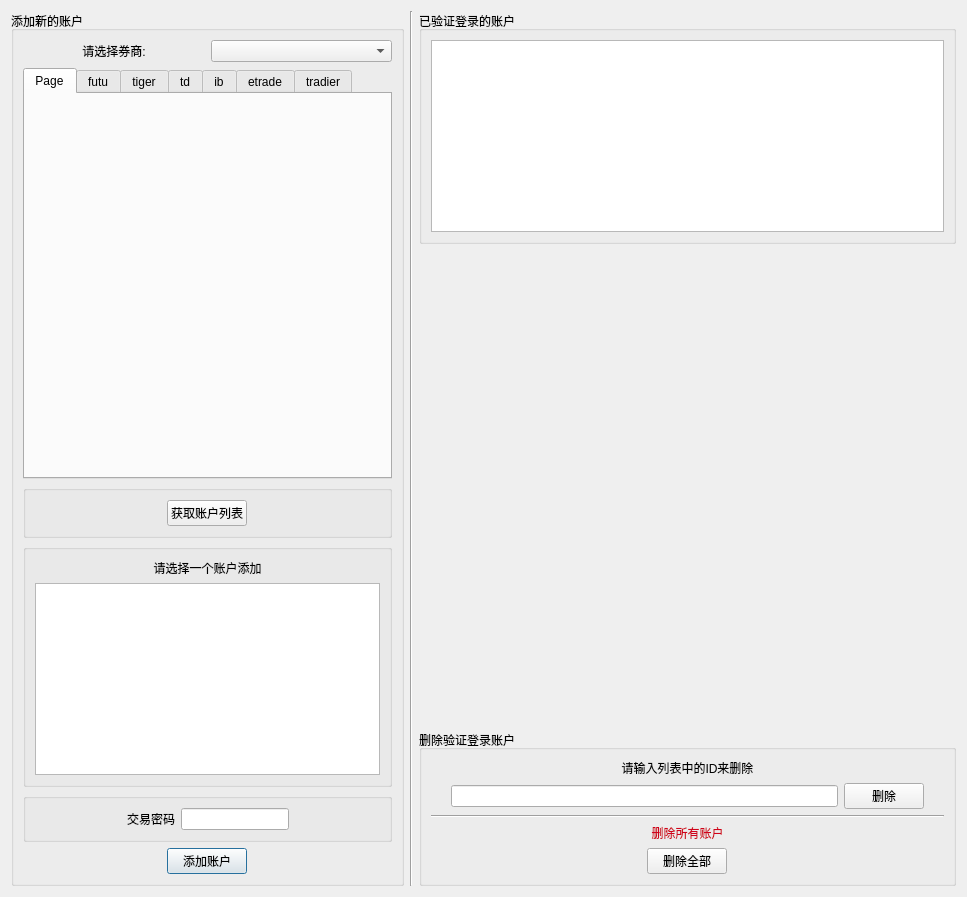
<?xml version="1.0" encoding="UTF-8"?>
<ui version="4.0">
 <class>Form</class>
 <widget class="QWidget" name="Form">
  <property name="geometry">
   <rect>
    <x>0</x>
    <y>0</y>
    <width>967</width>
    <height>897</height>
   </rect>
  </property>
  <property name="windowTitle">
   <string>Broker Accounts</string>
  </property>
  <layout class="QHBoxLayout" name="horizontalLayout_20">
   <item>
    <layout class="QHBoxLayout" name="horizontalLayout_19">
     <item>
      <widget class="QGroupBox" name="groupBox_add">
       <property name="sizePolicy">
        <sizepolicy hsizetype="Fixed" vsizetype="Preferred">
         <horstretch>0</horstretch>
         <verstretch>0</verstretch>
        </sizepolicy>
       </property>
       <property name="title">
        <string>添加新的账户</string>
       </property>
       <layout class="QHBoxLayout" name="horizontalLayout_7">
        <item>
         <layout class="QVBoxLayout" name="verticalLayout_7">
          <item>
           <layout class="QHBoxLayout" name="horizontalLayout_6">
            <item>
             <layout class="QVBoxLayout" name="verticalLayout_5">
              <item>
               <layout class="QHBoxLayout" name="horizontalLayout_4">
                <item>
                 <widget class="QLabel" name="label">
                  <property name="text">
                   <string>&lt;html&gt;&lt;head/&gt;&lt;body&gt;&lt;p align=&quot;center&quot;&gt;请选择券商:&lt;/p&gt;&lt;/body&gt;&lt;/html&gt;</string>
                  </property>
                 </widget>
                </item>
                <item>
                 <widget class="QComboBox" name="broker_comboBox">
                  <property name="sizePolicy">
                   <sizepolicy hsizetype="Preferred" vsizetype="Fixed">
                    <horstretch>0</horstretch>
                    <verstretch>0</verstretch>
                   </sizepolicy>
                  </property>
                  <property name="layoutDirection">
                   <enum>Qt::LeftToRight</enum>
                  </property>
                  <item>
                   <property name="text">
                    <string/>
                   </property>
                  </item>
                  <item>
                   <property name="text">
                    <string>FUTUBULL 富途牛牛</string>
                   </property>
                  </item>
                  <item>
                   <property name="text">
                    <string>FUTU MOOMOO</string>
                   </property>
                  </item>
                  <item>
                   <property name="text">
                    <string>TIGER 老虎证券</string>
                   </property>
                  </item>
                  <item>
                   <property name="text">
                    <string>TD Ameritrade</string>
                   </property>
                  </item>
                  <item>
                   <property name="text">
                    <string>Interactive Brokers</string>
                   </property>
                  </item>
                  <item>
                   <property name="text">
                    <string>E*Trade</string>
                   </property>
                  </item>
                  <item>
                   <property name="text">
                    <string>Tradier</string>
                   </property>
                  </item>
                  <item>
                   <property name="text">
                    <string>BLACKBULL Trade</string>
                   </property>
                  </item>
                 </widget>
                </item>
               </layout>
              </item>
              <item>
               <widget class="QTabWidget" name="tabWidget">
                <property name="sizePolicy">
                 <sizepolicy hsizetype="Fixed" vsizetype="Expanding">
                  <horstretch>0</horstretch>
                  <verstretch>0</verstretch>
                 </sizepolicy>
                </property>
                <property name="currentIndex">
                 <number>0</number>
                </property>
                <widget class="QWidget" name="tab_5">
                 <attribute name="title">
                  <string>Page</string>
                 </attribute>
                </widget>
                <widget class="QWidget" name="tab">
                 <attribute name="title">
                  <string>futu</string>
                 </attribute>
                 <layout class="QHBoxLayout" name="horizontalLayout_12">
                  <item>
                   <layout class="QVBoxLayout" name="verticalLayout_6">
                    <property name="leftMargin">
                     <number>20</number>
                    </property>
                    <property name="rightMargin">
                     <number>20</number>
                    </property>
                    <item>
                     <spacer name="verticalSpacer_6">
                      <property name="orientation">
                       <enum>Qt::Vertical</enum>
                      </property>
                      <property name="sizeHint" stdset="0">
                       <size>
                        <width>20</width>
                        <height>40</height>
                       </size>
                      </property>
                     </spacer>
                    </item>
                    <item>
                     <layout class="QGridLayout" name="gridLayout">
                      <item row="0" column="1">
                       <widget class="QLineEdit" name="futu_host_edit">
                        <property name="sizePolicy">
                         <sizepolicy hsizetype="Preferred" vsizetype="Fixed">
                          <horstretch>0</horstretch>
                          <verstretch>0</verstretch>
                         </sizepolicy>
                        </property>
                        <property name="text">
                         <string>127.0.0.1</string>
                        </property>
                       </widget>
                      </item>
                      <item row="1" column="1">
                       <widget class="QSpinBox" name="futu_port_spin">
                        <property name="sizePolicy">
                         <sizepolicy hsizetype="Preferred" vsizetype="Fixed">
                          <horstretch>0</horstretch>
                          <verstretch>0</verstretch>
                         </sizepolicy>
                        </property>
                        <property name="layoutDirection">
                         <enum>Qt::LeftToRight</enum>
                        </property>
                        <property name="alignment">
                         <set>Qt::AlignLeading|Qt::AlignLeft|Qt::AlignVCenter</set>
                        </property>
                        <property name="maximum">
                         <number>62255</number>
                        </property>
                        <property name="value">
                         <number>11111</number>
                        </property>
                       </widget>
                      </item>
                      <item row="1" column="0">
                       <widget class="QLabel" name="label_10">
                        <property name="text">
                         <string>FutuOpenD PORT</string>
                        </property>
                        <property name="alignment">
                         <set>Qt::AlignCenter</set>
                        </property>
                       </widget>
                      </item>
                      <item row="0" column="0">
                       <widget class="QLabel" name="label_9">
                        <property name="text">
                         <string>FutuOpenD HOST</string>
                        </property>
                        <property name="alignment">
                         <set>Qt::AlignCenter</set>
                        </property>
                       </widget>
                      </item>
                     </layout>
                    </item>
                    <item>
                     <layout class="QHBoxLayout" name="horizontalLayout_9">
                      <item alignment="Qt::AlignHCenter">
                       <widget class="QCheckBox" name="futu_disclaimer_check">
                        <property name="sizePolicy">
                         <sizepolicy hsizetype="Expanding" vsizetype="Fixed">
                          <horstretch>0</horstretch>
                          <verstretch>0</verstretch>
                         </sizepolicy>
                        </property>
                        <property name="text">
                         <string/>
                        </property>
                       </widget>
                      </item>
                      <item alignment="Qt::AlignLeft">
                       <widget class="QLabel" name="label_12">
                        <property name="text">
                         <string>&lt;!DOCTYPE HTML PUBLIC &quot;-//W3C//DTD HTML 4.0//EN&quot; &quot;http://www.w3.org/TR/REC-html40/strict.dtd&quot;&gt;
&lt;html&gt;&lt;head&gt;&lt;meta name=&quot;qrichtext&quot; content=&quot;1&quot; /&gt;&lt;style type=&quot;text/css&quot;&gt;
p, li { white-space: pre-wrap; }
&lt;/style&gt;&lt;/head&gt;&lt;body style=&quot; font-family:'MS Shell Dlg 2'; font-size:8pt; font-weight:400; font-style:normal;&quot;&gt;
&lt;p style=&quot; margin-top:0px; margin-bottom:0px; margin-left:0px; margin-right:0px; -qt-block-indent:0; text-indent:0px;&quot;&gt;请在使用本系统前登录FutuOpenD网关&lt;/p&gt;
&lt;p style=&quot; margin-top:0px; margin-bottom:0px; margin-left:0px; margin-right:0px; -qt-block-indent:0; text-indent:0px;&quot;&gt;并完成API免责条款。&lt;/p&gt;&lt;/body&gt;&lt;/html&gt;</string>
                        </property>
                       </widget>
                      </item>
                     </layout>
                    </item>
                    <item>
                     <spacer name="verticalSpacer_3">
                      <property name="orientation">
                       <enum>Qt::Vertical</enum>
                      </property>
                      <property name="sizeHint" stdset="0">
                       <size>
                        <width>20</width>
                        <height>40</height>
                       </size>
                      </property>
                     </spacer>
                    </item>
                   </layout>
                  </item>
                 </layout>
                </widget>
                <widget class="QWidget" name="tab_4">
                 <attribute name="title">
                  <string>tiger</string>
                 </attribute>
                 <layout class="QHBoxLayout" name="horizontalLayout_23">
                  <item>
                   <layout class="QVBoxLayout" name="verticalLayout_13">
                    <property name="leftMargin">
                     <number>20</number>
                    </property>
                    <property name="rightMargin">
                     <number>20</number>
                    </property>
                    <item>
                     <spacer name="verticalSpacer_9">
                      <property name="orientation">
                       <enum>Qt::Vertical</enum>
                      </property>
                      <property name="sizeHint" stdset="0">
                       <size>
                        <width>20</width>
                        <height>40</height>
                       </size>
                      </property>
                     </spacer>
                    </item>
                    <item>
                     <layout class="QHBoxLayout" name="horizontalLayout_21">
                      <item alignment="Qt::AlignHCenter">
                       <widget class="QLabel" name="label_15">
                        <property name="text">
                         <string>Tiger ID</string>
                        </property>
                       </widget>
                      </item>
                      <item>
                       <widget class="QLineEdit" name="lineEdit_tigerId">
                        <property name="sizePolicy">
                         <sizepolicy hsizetype="Preferred" vsizetype="Fixed">
                          <horstretch>0</horstretch>
                          <verstretch>0</verstretch>
                         </sizepolicy>
                        </property>
                       </widget>
                      </item>
                     </layout>
                    </item>
                    <item>
                     <layout class="QHBoxLayout" name="horizontalLayout_22">
                      <item alignment="Qt::AlignHCenter">
                       <widget class="QLabel" name="label_16">
                        <property name="text">
                         <string>Account Number</string>
                        </property>
                       </widget>
                      </item>
                      <item>
                       <widget class="QLineEdit" name="lineEdit_tigerAcc">
                        <property name="sizePolicy">
                         <sizepolicy hsizetype="Preferred" vsizetype="Fixed">
                          <horstretch>0</horstretch>
                          <verstretch>0</verstretch>
                         </sizepolicy>
                        </property>
                       </widget>
                      </item>
                     </layout>
                    </item>
                    <item>
                     <layout class="QVBoxLayout" name="verticalLayout_12">
                      <item alignment="Qt::AlignHCenter">
                       <widget class="QLabel" name="label_17">
                        <property name="text">
                         <string>Private Key</string>
                        </property>
                       </widget>
                      </item>
                      <item>
                       <widget class="QTextEdit" name="textEdit_tigerKey"/>
                      </item>
                     </layout>
                    </item>
                    <item>
                     <spacer name="verticalSpacer_10">
                      <property name="orientation">
                       <enum>Qt::Vertical</enum>
                      </property>
                      <property name="sizeHint" stdset="0">
                       <size>
                        <width>20</width>
                        <height>40</height>
                       </size>
                      </property>
                     </spacer>
                    </item>
                   </layout>
                  </item>
                 </layout>
                </widget>
                <widget class="QWidget" name="tab_2">
                 <attribute name="title">
                  <string>td</string>
                 </attribute>
                 <layout class="QHBoxLayout" name="horizontalLayout_14">
                  <item>
                   <layout class="QVBoxLayout" name="verticalLayout">
                    <property name="leftMargin">
                     <number>20</number>
                    </property>
                    <property name="rightMargin">
                     <number>20</number>
                    </property>
                    <item>
                     <layout class="QHBoxLayout" name="horizontalLayout_3">
                      <item alignment="Qt::AlignHCenter">
                       <widget class="QLabel" name="label_2">
                        <property name="text">
                         <string>&lt;html&gt;&lt;head/&gt;&lt;body&gt;&lt;p&gt;Client ID&lt;/p&gt;&lt;/body&gt;&lt;/html&gt;</string>
                        </property>
                       </widget>
                      </item>
                      <item>
                       <widget class="QLineEdit" name="lineEdit_clientID">
                        <property name="sizePolicy">
                         <sizepolicy hsizetype="Preferred" vsizetype="Fixed">
                          <horstretch>0</horstretch>
                          <verstretch>0</verstretch>
                         </sizepolicy>
                        </property>
                       </widget>
                      </item>
                     </layout>
                    </item>
                    <item>
                     <layout class="QHBoxLayout" name="horizontalLayout_17">
                      <item alignment="Qt::AlignHCenter">
                       <widget class="QLabel" name="label_13">
                        <property name="text">
                         <string>Callback URL</string>
                        </property>
                       </widget>
                      </item>
                      <item>
                       <widget class="QLineEdit" name="lineEdit_redirect_uri">
                        <property name="sizePolicy">
                         <sizepolicy hsizetype="Preferred" vsizetype="Fixed">
                          <horstretch>0</horstretch>
                          <verstretch>0</verstretch>
                         </sizepolicy>
                        </property>
                       </widget>
                      </item>
                     </layout>
                    </item>
                    <item alignment="Qt::AlignHCenter">
                     <widget class="QLabel" name="label_3">
                      <property name="text">
                       <string>&lt;html&gt;&lt;head/&gt;&lt;body&gt;&lt;p align=&quot;center&quot;&gt;Refresh Token&lt;/p&gt;&lt;/body&gt;&lt;/html&gt;</string>
                      </property>
                     </widget>
                    </item>
                    <item>
                     <widget class="QTextEdit" name="textEdit_refreshToken">
                      <property name="sizePolicy">
                       <sizepolicy hsizetype="Preferred" vsizetype="Expanding">
                        <horstretch>0</horstretch>
                        <verstretch>0</verstretch>
                       </sizepolicy>
                      </property>
                     </widget>
                    </item>
                    <item>
                     <widget class="QLabel" name="label_14">
                      <property name="text">
                       <string>&lt;!DOCTYPE HTML PUBLIC &quot;-//W3C//DTD HTML 4.0//EN&quot; &quot;http://www.w3.org/TR/REC-html40/strict.dtd&quot;&gt;
&lt;html&gt;&lt;head&gt;&lt;meta name=&quot;qrichtext&quot; content=&quot;1&quot; /&gt;&lt;style type=&quot;text/css&quot;&gt;
p, li { white-space: pre-wrap; }
&lt;/style&gt;&lt;/head&gt;&lt;body style=&quot; font-family:'MS Shell Dlg 2'; font-size:10pt; font-weight:400; font-style:normal;&quot;&gt;
&lt;p align=&quot;center&quot; style=&quot; margin-top:12px; margin-bottom:12px; margin-left:0px; margin-right:0px; -qt-block-indent:0; text-indent:0px;&quot;&gt;&lt;span style=&quot; font-size:8pt; color:#aa0000;&quot;&gt;如果您没有Refresh Token，请点击生成Refresh Token按钮生成&lt;/span&gt;&lt;/p&gt;
&lt;p align=&quot;center&quot; style=&quot; margin-top:12px; margin-bottom:12px; margin-left:0px; margin-right:0px; -qt-block-indent:0; text-indent:0px;&quot;&gt;&lt;span style=&quot; font-size:8pt; color:#aa0000;&quot;&gt;请将生成的Refresn Token复制并保存&lt;/span&gt;&lt;/p&gt;
&lt;p align=&quot;center&quot; style=&quot; margin-top:12px; margin-bottom:12px; margin-left:0px; margin-right:0px; -qt-block-indent:0; text-indent:0px;&quot;&gt;&lt;span style=&quot; font-size:8pt; color:#aa0000;&quot;&gt;每个Refresh Token有效期为90天&lt;/span&gt;&lt;/p&gt;
&lt;p align=&quot;center&quot; style=&quot; margin-top:12px; margin-bottom:12px; margin-left:0px; margin-right:0px; -qt-block-indent:0; text-indent:0px;&quot;&gt;&lt;span style=&quot; font-size:8pt; color:#aa0000;&quot;&gt;请避免频繁生成新的Refresh Token，否则将需等待API解封&lt;/span&gt;&lt;/p&gt;&lt;/body&gt;&lt;/html&gt;</string>
                      </property>
                     </widget>
                    </item>
                    <item alignment="Qt::AlignHCenter">
                     <widget class="QPushButton" name="pushButton_generateToken">
                      <property name="sizePolicy">
                       <sizepolicy hsizetype="Fixed" vsizetype="Fixed">
                        <horstretch>0</horstretch>
                        <verstretch>0</verstretch>
                       </sizepolicy>
                      </property>
                      <property name="text">
                       <string>生成Refresh Token</string>
                      </property>
                     </widget>
                    </item>
                    <item>
                     <spacer name="verticalSpacer_4">
                      <property name="orientation">
                       <enum>Qt::Vertical</enum>
                      </property>
                      <property name="sizeHint" stdset="0">
                       <size>
                        <width>20</width>
                        <height>40</height>
                       </size>
                      </property>
                     </spacer>
                    </item>
                   </layout>
                  </item>
                 </layout>
                </widget>
                <widget class="QWidget" name="tab_3">
                 <attribute name="title">
                  <string>ib</string>
                 </attribute>
                 <layout class="QHBoxLayout" name="horizontalLayout_18">
                  <item>
                   <layout class="QVBoxLayout" name="verticalLayout_11">
                    <property name="leftMargin">
                     <number>20</number>
                    </property>
                    <property name="rightMargin">
                     <number>20</number>
                    </property>
                    <item>
                     <spacer name="verticalSpacer_7">
                      <property name="orientation">
                       <enum>Qt::Vertical</enum>
                      </property>
                      <property name="sizeHint" stdset="0">
                       <size>
                        <width>20</width>
                        <height>40</height>
                       </size>
                      </property>
                     </spacer>
                    </item>
                    <item>
                     <layout class="QVBoxLayout" name="verticalLayout_10">
                      <item>
                       <layout class="QHBoxLayout" name="horizontalLayout_10">
                        <item alignment="Qt::AlignHCenter">
                         <widget class="QLabel" name="label_4">
                          <property name="text">
                           <string>Username</string>
                          </property>
                         </widget>
                        </item>
                        <item>
                         <widget class="QLineEdit" name="lineEdit_username">
                          <property name="sizePolicy">
                           <sizepolicy hsizetype="Preferred" vsizetype="Fixed">
                            <horstretch>0</horstretch>
                            <verstretch>0</verstretch>
                           </sizepolicy>
                          </property>
                         </widget>
                        </item>
                       </layout>
                      </item>
                      <item>
                       <layout class="QHBoxLayout" name="horizontalLayout_11">
                        <item alignment="Qt::AlignHCenter">
                         <widget class="QLabel" name="label_6">
                          <property name="text">
                           <string>Password</string>
                          </property>
                         </widget>
                        </item>
                        <item>
                         <widget class="QLineEdit" name="lineEdit_password">
                          <property name="sizePolicy">
                           <sizepolicy hsizetype="Preferred" vsizetype="Fixed">
                            <horstretch>0</horstretch>
                            <verstretch>0</verstretch>
                           </sizepolicy>
                          </property>
                         </widget>
                        </item>
                       </layout>
                      </item>
                     </layout>
                    </item>
                    <item>
                     <spacer name="verticalSpacer_2">
                      <property name="orientation">
                       <enum>Qt::Vertical</enum>
                      </property>
                      <property name="sizeHint" stdset="0">
                       <size>
                        <width>20</width>
                        <height>40</height>
                       </size>
                      </property>
                     </spacer>
                    </item>
                   </layout>
                  </item>
                 </layout>
                </widget>
                <widget class="QWidget" name="tab_6">
                 <attribute name="title">
                  <string>etrade</string>
                 </attribute>
                 <layout class="QHBoxLayout" name="horizontalLayout_26">
                  <item>
                   <layout class="QVBoxLayout" name="verticalLayout_16">
                    <property name="leftMargin">
                     <number>20</number>
                    </property>
                    <property name="rightMargin">
                     <number>20</number>
                    </property>
                    <item>
                     <spacer name="verticalSpacer_11">
                      <property name="orientation">
                       <enum>Qt::Vertical</enum>
                      </property>
                      <property name="sizeHint" stdset="0">
                       <size>
                        <width>20</width>
                        <height>40</height>
                       </size>
                      </property>
                     </spacer>
                    </item>
                    <item>
                     <layout class="QHBoxLayout" name="horizontalLayout_24">
                      <item alignment="Qt::AlignHCenter">
                       <widget class="QLabel" name="label_18">
                        <property name="text">
                         <string>Username</string>
                        </property>
                       </widget>
                      </item>
                      <item>
                       <widget class="QLineEdit" name="lineEdit_userEtrade">
                        <property name="sizePolicy">
                         <sizepolicy hsizetype="Fixed" vsizetype="Fixed">
                          <horstretch>0</horstretch>
                          <verstretch>0</verstretch>
                         </sizepolicy>
                        </property>
                       </widget>
                      </item>
                     </layout>
                    </item>
                    <item>
                     <layout class="QHBoxLayout" name="horizontalLayout_25">
                      <item alignment="Qt::AlignHCenter">
                       <widget class="QLabel" name="label_19">
                        <property name="text">
                         <string>Password</string>
                        </property>
                       </widget>
                      </item>
                      <item>
                       <widget class="QLineEdit" name="lineEdit_passEtrade">
                        <property name="sizePolicy">
                         <sizepolicy hsizetype="Fixed" vsizetype="Fixed">
                          <horstretch>0</horstretch>
                          <verstretch>0</verstretch>
                         </sizepolicy>
                        </property>
                       </widget>
                      </item>
                     </layout>
                    </item>
                    <item>
                     <layout class="QVBoxLayout" name="verticalLayout_14">
                      <item alignment="Qt::AlignHCenter">
                       <widget class="QLabel" name="label_20">
                        <property name="text">
                         <string>Consumer Key</string>
                        </property>
                       </widget>
                      </item>
                      <item>
                       <widget class="QTextEdit" name="textEdit_key">
                        <property name="sizePolicy">
                         <sizepolicy hsizetype="Expanding" vsizetype="Expanding">
                          <horstretch>0</horstretch>
                          <verstretch>0</verstretch>
                         </sizepolicy>
                        </property>
                       </widget>
                      </item>
                     </layout>
                    </item>
                    <item>
                     <layout class="QVBoxLayout" name="verticalLayout_15">
                      <item alignment="Qt::AlignHCenter">
                       <widget class="QLabel" name="label_21">
                        <property name="text">
                         <string>Consumer Secret</string>
                        </property>
                       </widget>
                      </item>
                      <item>
                       <widget class="QTextEdit" name="textEdit_secret">
                        <property name="sizePolicy">
                         <sizepolicy hsizetype="Expanding" vsizetype="Expanding">
                          <horstretch>0</horstretch>
                          <verstretch>0</verstretch>
                         </sizepolicy>
                        </property>
                       </widget>
                      </item>
                     </layout>
                    </item>
                    <item>
                     <spacer name="verticalSpacer_12">
                      <property name="orientation">
                       <enum>Qt::Vertical</enum>
                      </property>
                      <property name="sizeHint" stdset="0">
                       <size>
                        <width>20</width>
                        <height>40</height>
                       </size>
                      </property>
                     </spacer>
                    </item>
                   </layout>
                  </item>
                 </layout>
                </widget>
                <widget class="QWidget" name="tab_7">
                 <attribute name="title">
                  <string>tradier</string>
                 </attribute>
                </widget>
               </widget>
              </item>
              <item>
               <widget class="QGroupBox" name="groupBox_getAccList">
                <property name="title">
                 <string/>
                </property>
                <layout class="QHBoxLayout" name="horizontalLayout_16">
                 <item>
                  <widget class="QPushButton" name="pushButton_getAccList">
                   <property name="sizePolicy">
                    <sizepolicy hsizetype="Fixed" vsizetype="Fixed">
                     <horstretch>0</horstretch>
                     <verstretch>0</verstretch>
                    </sizepolicy>
                   </property>
                   <property name="text">
                    <string>获取账户列表</string>
                   </property>
                  </widget>
                 </item>
                </layout>
               </widget>
              </item>
              <item>
               <widget class="QGroupBox" name="groupBox_accList">
                <property name="title">
                 <string/>
                </property>
                <layout class="QHBoxLayout" name="horizontalLayout_8">
                 <item>
                  <layout class="QVBoxLayout" name="verticalLayout_8">
                   <item>
                    <widget class="QLabel" name="label_11">
                     <property name="text">
                      <string>&lt;html&gt;&lt;head/&gt;&lt;body&gt;&lt;p align=&quot;center&quot;&gt;请选择一个账户添加&lt;/p&gt;&lt;/body&gt;&lt;/html&gt;</string>
                     </property>
                    </widget>
                   </item>
                   <item>
                    <widget class="QTableView" name="tableView_accList">
                     <property name="sizePolicy">
                      <sizepolicy hsizetype="Preferred" vsizetype="Fixed">
                       <horstretch>0</horstretch>
                       <verstretch>0</verstretch>
                      </sizepolicy>
                     </property>
                    </widget>
                   </item>
                  </layout>
                 </item>
                </layout>
               </widget>
              </item>
              <item>
               <widget class="QGroupBox" name="groupBox_tp">
                <property name="title">
                 <string/>
                </property>
                <layout class="QHBoxLayout" name="horizontalLayout_15">
                 <item>
                  <layout class="QHBoxLayout" name="horizontalLayout_5">
                   <item>
                    <spacer name="horizontalSpacer">
                     <property name="orientation">
                      <enum>Qt::Horizontal</enum>
                     </property>
                     <property name="sizeHint" stdset="0">
                      <size>
                       <width>40</width>
                       <height>20</height>
                      </size>
                     </property>
                    </spacer>
                   </item>
                   <item>
                    <widget class="QLabel" name="label_5">
                     <property name="text">
                      <string>&lt;html&gt;&lt;head/&gt;&lt;body&gt;&lt;p&gt;交易密码&lt;/p&gt;&lt;/body&gt;&lt;/html&gt;</string>
                     </property>
                     <property name="alignment">
                      <set>Qt::AlignCenter</set>
                     </property>
                    </widget>
                   </item>
                   <item>
                    <widget class="QLineEdit" name="trading_password_edit">
                     <property name="sizePolicy">
                      <sizepolicy hsizetype="Preferred" vsizetype="Fixed">
                       <horstretch>0</horstretch>
                       <verstretch>0</verstretch>
                      </sizepolicy>
                     </property>
                     <property name="echoMode">
                      <enum>QLineEdit::Password</enum>
                     </property>
                    </widget>
                   </item>
                   <item>
                    <spacer name="horizontalSpacer_2">
                     <property name="orientation">
                      <enum>Qt::Horizontal</enum>
                     </property>
                     <property name="sizeHint" stdset="0">
                      <size>
                       <width>40</width>
                       <height>20</height>
                      </size>
                     </property>
                    </spacer>
                   </item>
                  </layout>
                 </item>
                </layout>
               </widget>
              </item>
              <item alignment="Qt::AlignHCenter">
               <widget class="QPushButton" name="add_broker_button">
                <property name="sizePolicy">
                 <sizepolicy hsizetype="Fixed" vsizetype="Fixed">
                  <horstretch>0</horstretch>
                  <verstretch>0</verstretch>
                 </sizepolicy>
                </property>
                <property name="text">
                 <string>添加账户</string>
                </property>
                <property name="default">
                 <bool>true</bool>
                </property>
                <property name="flat">
                 <bool>false</bool>
                </property>
               </widget>
              </item>
              <item>
               <spacer name="verticalSpacer_8">
                <property name="orientation">
                 <enum>Qt::Vertical</enum>
                </property>
                <property name="sizeHint" stdset="0">
                 <size>
                  <width>20</width>
                  <height>40</height>
                 </size>
                </property>
               </spacer>
              </item>
              <item>
               <spacer name="verticalSpacer_5">
                <property name="orientation">
                 <enum>Qt::Vertical</enum>
                </property>
                <property name="sizeHint" stdset="0">
                 <size>
                  <width>20</width>
                  <height>40</height>
                 </size>
                </property>
               </spacer>
              </item>
             </layout>
            </item>
           </layout>
          </item>
         </layout>
        </item>
       </layout>
      </widget>
     </item>
     <item>
      <widget class="Line" name="line">
       <property name="orientation">
        <enum>Qt::Vertical</enum>
       </property>
      </widget>
     </item>
     <item>
      <layout class="QVBoxLayout" name="verticalLayout_2">
       <item>
        <widget class="QGroupBox" name="groupBox_verify">
         <property name="title">
          <string>已验证登录的账户</string>
         </property>
         <layout class="QHBoxLayout" name="horizontalLayout">
          <item>
           <widget class="QTableView" name="broker_table_view">
            <property name="sizePolicy">
             <sizepolicy hsizetype="Expanding" vsizetype="Fixed">
              <horstretch>0</horstretch>
              <verstretch>0</verstretch>
             </sizepolicy>
            </property>
           </widget>
          </item>
         </layout>
        </widget>
       </item>
       <item>
        <spacer name="verticalSpacer">
         <property name="orientation">
          <enum>Qt::Vertical</enum>
         </property>
         <property name="sizeHint" stdset="0">
          <size>
           <width>20</width>
           <height>40</height>
          </size>
         </property>
        </spacer>
       </item>
       <item>
        <widget class="QGroupBox" name="groupBox_delete">
         <property name="title">
          <string>删除验证登录账户</string>
         </property>
         <layout class="QHBoxLayout" name="horizontalLayout_13">
          <item>
           <layout class="QVBoxLayout" name="verticalLayout_9">
            <item>
             <layout class="QVBoxLayout" name="verticalLayout_3">
              <item>
               <widget class="QLabel" name="label_8">
                <property name="text">
                 <string>&lt;html&gt;&lt;head/&gt;&lt;body&gt;&lt;p align=&quot;center&quot;&gt;请输入列表中的ID来删除&lt;/p&gt;&lt;/body&gt;&lt;/html&gt;</string>
                </property>
               </widget>
              </item>
              <item>
               <layout class="QHBoxLayout" name="horizontalLayout_2">
                <property name="leftMargin">
                 <number>20</number>
                </property>
                <property name="rightMargin">
                 <number>20</number>
                </property>
                <item>
                 <widget class="QLineEdit" name="id_edit">
                  <property name="sizePolicy">
                   <sizepolicy hsizetype="Preferred" vsizetype="Fixed">
                    <horstretch>0</horstretch>
                    <verstretch>0</verstretch>
                   </sizepolicy>
                  </property>
                 </widget>
                </item>
                <item>
                 <widget class="QPushButton" name="delete_button">
                  <property name="sizePolicy">
                   <sizepolicy hsizetype="Fixed" vsizetype="Fixed">
                    <horstretch>0</horstretch>
                    <verstretch>0</verstretch>
                   </sizepolicy>
                  </property>
                  <property name="text">
                   <string>删除</string>
                  </property>
                 </widget>
                </item>
               </layout>
              </item>
             </layout>
            </item>
            <item>
             <layout class="QVBoxLayout" name="verticalLayout_4">
              <item>
               <widget class="Line" name="line_4">
                <property name="orientation">
                 <enum>Qt::Horizontal</enum>
                </property>
               </widget>
              </item>
              <item>
               <widget class="QLabel" name="label_7">
                <property name="text">
                 <string>&lt;html&gt;&lt;head/&gt;&lt;body&gt;&lt;p align=&quot;center&quot;&gt;&lt;span style=&quot; color:#d0021b;&quot;&gt;删除所有账户&lt;/span&gt;&lt;/p&gt;&lt;/body&gt;&lt;/html&gt;</string>
                </property>
               </widget>
              </item>
              <item alignment="Qt::AlignHCenter">
               <widget class="QPushButton" name="delete_local_button">
                <property name="sizePolicy">
                 <sizepolicy hsizetype="Fixed" vsizetype="Fixed">
                  <horstretch>0</horstretch>
                  <verstretch>0</verstretch>
                 </sizepolicy>
                </property>
                <property name="text">
                 <string>删除全部</string>
                </property>
               </widget>
              </item>
             </layout>
            </item>
           </layout>
          </item>
         </layout>
        </widget>
       </item>
      </layout>
     </item>
    </layout>
   </item>
  </layout>
 </widget>
 <resources/>
 <connections/>
</ui>
